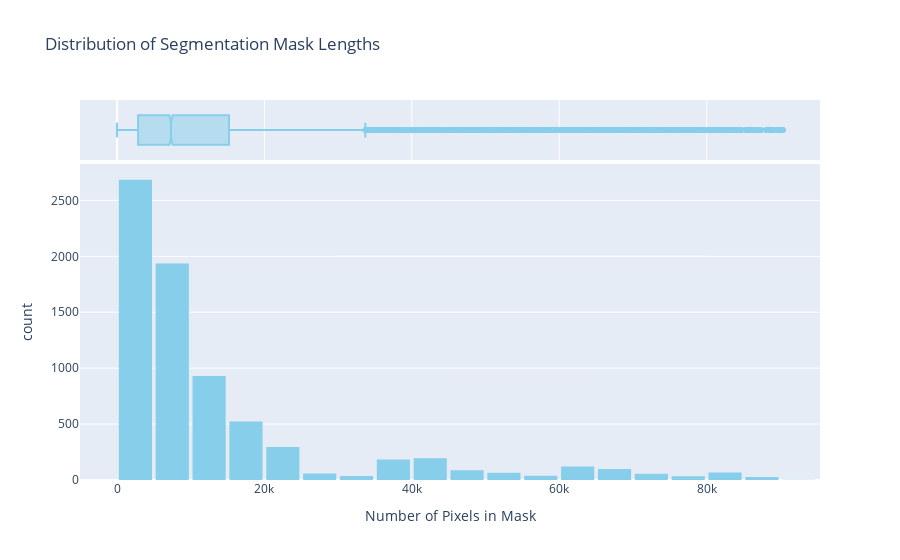

The notebook cell saved with this chart:
### Code cell
fig = px.histogram(df, x='mask_pixel_number', nbins=20,
                     labels={'mask_pixel_number': 'Number of Pixels in Mask', 'count': 'Frequency'},
                     title='Distribution of Segmentation Mask Lengths',
                     marginal="box",  # or violin, rug
                     color_discrete_sequence=['skyblue'])

fig.update_layout(bargap=0.1)
fig.show()

### Figure 1 — Plotly figure (JSON) as saved in the notebook; plotly's stock layout.template omitted (floating-point values rounded to 4 significant figures; data arrays with more than 128 entries replaced by an {"elided": "..."} marker saying what was removed)
{"data": [{"alignmentgroup": "True", "bingroup": "x", "hovertemplate": "Number of Pixels in Mask=%{x}<br>count=%{y}<extra></extra>", "legendgroup": "", "marker": {"color": "skyblue", "pattern": {"shape": ""}}, "name": "", "nbinsx": 20, "offsetgroup": "", "orientation": "v", "showlegend": false, "type": "histogram", "x": {"elided": "7429 int values"}, "xaxis": "x", "yaxis": "y"}, {"alignmentgroup": "True", "hovertemplate": "Number of Pixels in Mask=%{x}<extra></extra>", "legendgroup": "", "marker": {"color": "skyblue"}, "name": "", "notched": true, "offsetgroup": "", "showlegend": false, "type": "box", "x": {"elided": "7429 int values"}, "xaxis": "x2", "yaxis": "y2"}], "layout": {"bargap": 0.1, "barmode": "relative", "legend": {"tracegroupgap": 0}, "title": {"text": "Distribution of Segmentation Mask Lengths"}, "xaxis": {"anchor": "y", "domain": [0, 1], "title": {"text": "Number of Pixels in Mask"}}, "xaxis2": {"anchor": "y2", "domain": [0, 1], "matches": "x", "showgrid": true, "showticklabels": false}, "yaxis": {"anchor": "x", "domain": [0, 0.8316], "title": {"text": "count"}}, "yaxis2": {"anchor": "x2", "domain": [0.8416, 1], "matches": "y2", "showgrid": false, "showline": false, "showticklabels": false, "ticks": ""}}}
